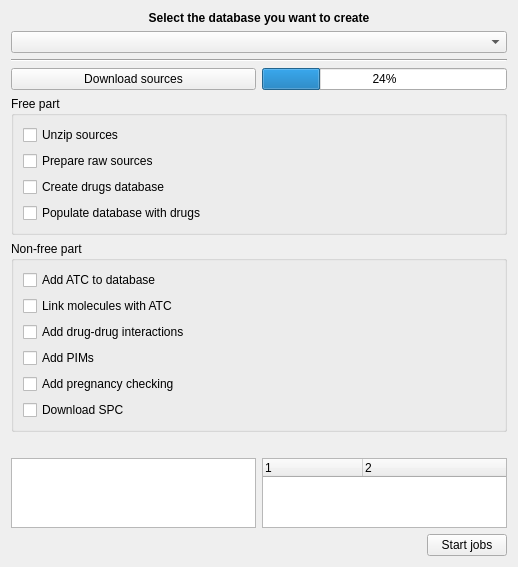
<?xml version="1.0" encoding="UTF-8"?>
<ui version="4.0">
 <class>DrugsDb::Internal::DrugsDbModeWidget</class>
 <widget class="QWidget" name="DrugsDb::Internal::DrugsDbModeWidget">
  <property name="geometry">
   <rect>
    <x>0</x>
    <y>0</y>
    <width>518</width>
    <height>543</height>
   </rect>
  </property>
  <property name="windowTitle">
   <string>Form</string>
  </property>
  <layout class="QGridLayout" name="gridLayout">
   <item row="5" column="1">
    <widget class="QProgressBar" name="progressBar">
     <property name="value">
      <number>24</number>
     </property>
    </widget>
   </item>
   <item row="4" column="0" colspan="2">
    <widget class="Line" name="line">
     <property name="orientation">
      <enum>Qt::Horizontal</enum>
     </property>
    </widget>
   </item>
   <item row="0" column="0" colspan="2">
    <widget class="QLabel" name="title">
     <property name="font">
      <font>
       <weight>75</weight>
       <bold>true</bold>
      </font>
     </property>
     <property name="text">
      <string>Select the database you want to create</string>
     </property>
     <property name="alignment">
      <set>Qt::AlignCenter</set>
     </property>
    </widget>
   </item>
   <item row="6" column="0" colspan="2">
    <widget class="QGroupBox" name="groupBox">
     <property name="title">
      <string>Free part</string>
     </property>
     <layout class="QGridLayout" name="gridLayout_2">
      <item row="0" column="0">
       <widget class="QCheckBox" name="unzip">
        <property name="text">
         <string>Unzip sources</string>
        </property>
       </widget>
      </item>
      <item row="2" column="0">
       <widget class="QCheckBox" name="createDb">
        <property name="text">
         <string>Create drugs database</string>
        </property>
       </widget>
      </item>
      <item row="1" column="0">
       <widget class="QCheckBox" name="prepare">
        <property name="text">
         <string>Prepare raw sources</string>
        </property>
       </widget>
      </item>
      <item row="3" column="0">
       <widget class="QCheckBox" name="populate">
        <property name="text">
         <string>Populate database with drugs</string>
        </property>
       </widget>
      </item>
     </layout>
    </widget>
   </item>
   <item row="9" column="0">
    <widget class="QTreeWidget" name="messages">
     <property name="toolTip">
      <string>MESSAGES</string>
     </property>
     <property name="alternatingRowColors">
      <bool>true</bool>
     </property>
     <property name="columnCount">
      <number>2</number>
     </property>
     <attribute name="headerVisible">
      <bool>false</bool>
     </attribute>
     <column>
      <property name="text">
       <string notr="true">1</string>
      </property>
     </column>
     <column>
      <property name="text">
       <string notr="true">2</string>
      </property>
     </column>
    </widget>
   </item>
   <item row="5" column="0">
    <widget class="QPushButton" name="download">
     <property name="text">
      <string>Download sources</string>
     </property>
    </widget>
   </item>
   <item row="10" column="0" colspan="2">
    <layout class="QHBoxLayout" name="horizontalLayout">
     <item>
      <spacer name="horizontalSpacer">
       <property name="orientation">
        <enum>Qt::Horizontal</enum>
       </property>
       <property name="sizeHint" stdset="0">
        <size>
         <width>40</width>
         <height>20</height>
        </size>
       </property>
      </spacer>
     </item>
     <item>
      <widget class="QPushButton" name="startJobs">
       <property name="text">
        <string>Start jobs</string>
       </property>
      </widget>
     </item>
    </layout>
   </item>
   <item row="7" column="0" colspan="2">
    <widget class="QGroupBox" name="groupBox_2">
     <property name="title">
      <string>Non-free part</string>
     </property>
     <layout class="QGridLayout" name="gridLayout_3">
      <item row="3" column="0">
       <widget class="QCheckBox" name="addPims">
        <property name="text">
         <string>Add PIMs</string>
        </property>
       </widget>
      </item>
      <item row="4" column="0">
       <widget class="QCheckBox" name="addPreg">
        <property name="text">
         <string>Add pregnancy checking</string>
        </property>
       </widget>
      </item>
      <item row="2" column="0">
       <widget class="QCheckBox" name="addDDI">
        <property name="text">
         <string>Add drug-drug interactions</string>
        </property>
       </widget>
      </item>
      <item row="1" column="0">
       <widget class="QCheckBox" name="linkMols">
        <property name="text">
         <string>Link molecules with ATC</string>
        </property>
       </widget>
      </item>
      <item row="0" column="0">
       <widget class="QCheckBox" name="addAtc">
        <property name="text">
         <string>Add ATC to database</string>
        </property>
       </widget>
      </item>
      <item row="5" column="0">
       <widget class="QCheckBox" name="spc">
        <property name="text">
         <string>Download SPC</string>
        </property>
       </widget>
      </item>
     </layout>
    </widget>
   </item>
   <item row="9" column="1">
    <widget class="QTreeWidget" name="errors">
     <property name="toolTip">
      <string>ERRORS</string>
     </property>
     <property name="alternatingRowColors">
      <bool>true</bool>
     </property>
     <property name="columnCount">
      <number>2</number>
     </property>
     <attribute name="headerVisible">
      <bool>true</bool>
     </attribute>
     <column>
      <property name="text">
       <string notr="true">1</string>
      </property>
     </column>
     <column>
      <property name="text">
       <string notr="true">2</string>
      </property>
     </column>
    </widget>
   </item>
   <item row="1" column="0" colspan="2">
    <widget class="QComboBox" name="availableDatabases"/>
   </item>
   <item row="8" column="0" colspan="2">
    <widget class="QLabel" name="output">
     <property name="text">
      <string notr="true"/>
     </property>
    </widget>
   </item>
  </layout>
 </widget>
 <resources/>
 <connections/>
</ui>
